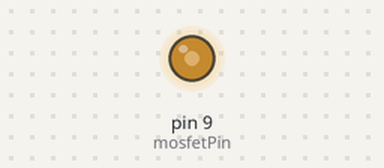
The sketch below on a simulated Arduino Nano, built with avr-gcc and run on an emulated ATmega328P. Parts: output pins drawn as LEDs (lit = HIGH).

Above: at 0.1 s.
Timing chart, 0 to 1.6 s (numbered marks = the images above):
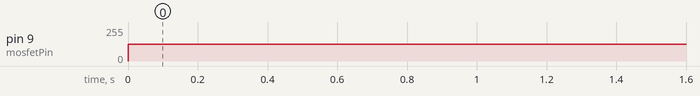

Measured:
- by itself, pin 9 (mosfetPin): 0/255 → 127/255 at 0.00 s

The sketch:

Mosfet.ino
```cpp
/**
 * @file TestMosfet.ino
 *
 * @brief Simple MOSFET test using PWM signal on Arduino Nano 33 BLE Sense.
 * @date 2025-04-14
 * @author Wedemann
 * @details
 * This test program sets a fixed PWM value on a digital pin connected to the gate of a logic-level MOSFET.
 * The goal is to verify that the MOSFET switches properly and delivers power to a connected load (e.g. LED, motor).
 *
 * Libraries used:
 * - None (uses built-in Arduino functions)
 *
 * Hardware:
 * - Arduino Nano 33 BLE Sense
 * - Logic-level MOSFET
 * - Load (e.g., LED + resistor or motor)
 *
 * Setup:
 * - Gate of MOSFET connected to pin 9 (PWM capable)
 * - Source to GND
 * - Drain to one side of the load; the other side of the load to V+
 * - Use an external pull-down resistor on the gate if necessary
 *
 * Usage:
 * - Upload this sketch to the board
 * - The MOSFET receives a ~50% PWM signal (127/255)
 * - If working, the connected load should be powered with reduced intensity
 *
 * Notes:
 * - No input interaction; static PWM signal
 * - Change the value in analogWrite() to test different duty cycles
 */

int mosfetPin = 9; ///< PWM output pin connected to MOSFET gate

/**
 * @brief Arduino setup function.
 *
 * Sets the MOSFET pin as output.
 */
void setup() {
  pinMode(mosfetPin, OUTPUT); ///< Configure PWM pin as output
}

/**
 * @brief Arduino main loop function.
 *
 * Applies a constant PWM signal (~50% duty cycle) to the MOSFET.
 */
void loop() {
  analogWrite(mosfetPin, 127); ///< Send fixed PWM signal to gate
}
```
